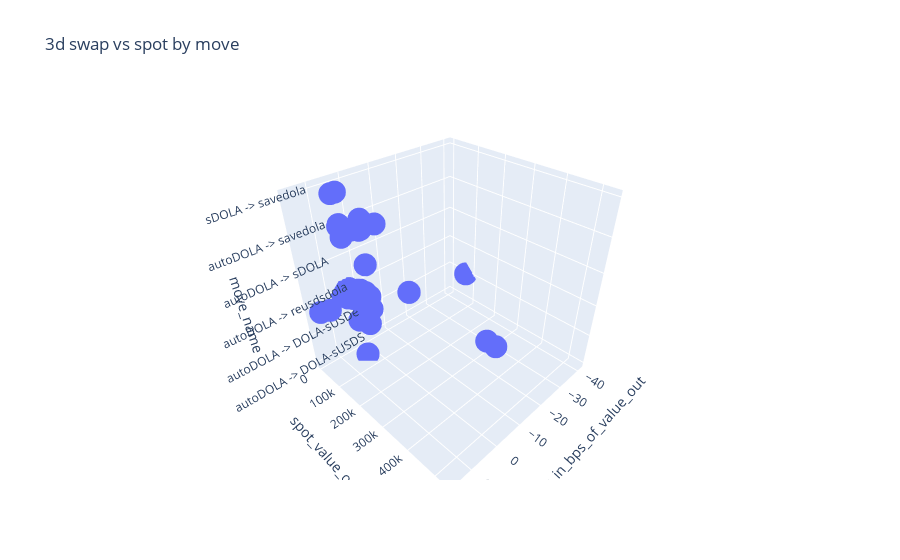

The code cell stored with this chart in its notebook:
### Code cell
import streamlit as st
import plotly.express as px

# map move_name to numeric codes so z-axis can be categorical
df["move_code"] = df["move_name"].astype("category").cat.codes
cats = list(df["move_name"].astype("category").cat.categories)

fig = px.scatter_3d(
    df,
    x="swap_cost_in_bps_of_value_out",
    y="spot_value_out",
    z="move_code",
    hover_data=["move_name"],
    title="3d swap vs spot by move",
)

fig.update_layout(
    scene=dict(
        xaxis_title="swap_cost_in_bps_of_value_out",
        yaxis_title="spot_value_out",
        zaxis=dict(title="move_name", tickmode="array", tickvals=list(range(len(cats))), ticktext=cats),
    )
)

# st.plotly_chart(fig, use_container_width=True)
fig.show()

### Figure 1 — Plotly figure (JSON) as saved in the notebook; plotly's stock layout.template omitted (floating-point values rounded to 4 significant figures)
{"data": [{"customdata": [["autoDOLA -> reusdsdola"], ["autoDOLA -> reusdsdola"], ["autoDOLA -> reusdsdola"], ["autoDOLA -> reusdsdola"], ["autoDOLA -> reusdsdola"], ["autoDOLA -> sDOLA"], ["autoDOLA -> sDOLA"], ["autoDOLA -> reusdsdola"], ["autoDOLA -> reusdsdola"], ["autoDOLA -> sDOLA"], ["autoDOLA -> reusdsdola"], ["autoDOLA -> reusdsdola"], ["autoDOLA -> reusdsdola"], ["autoDOLA -> reusdsdola"], ["autoDOLA -> reusdsdola"], ["autoDOLA -> savedola"], ["autoDOLA -> reusdsdola"], ["autoDOLA -> savedola"], ["autoDOLA -> savedola"], ["autoDOLA -> sDOLA"], ["autoDOLA -> reusdsdola"], ["autoDOLA -> reusdsdola"], ["autoDOLA -> reusdsdola"], ["autoDOLA -> savedola"], ["autoDOLA -> savedola"], ["autoDOLA -> savedola"], ["autoDOLA -> savedola"], ["autoDOLA -> reusdsdola"], ["autoDOLA -> sDOLA"], ["autoDOLA -> DOLA-sUSDe"], ["autoDOLA -> reusdsdola"], ["autoDOLA -> reusdsdola"], ["autoDOLA -> reusdsdola"], ["autoDOLA -> DOLA-sUSDe"], ["autoDOLA -> savedola"], ["autoDOLA -> reusdsdola"], ["autoDOLA -> DOLA-sUSDS"], ["autoDOLA -> savedola"], ["sDOLA -> savedola"], ["sDOLA -> savedola"], ["autoDOLA -> reusdsdola"], ["autoDOLA -> reusdsdola"], ["autoDOLA -> DOLA-sUSDe"], ["autoDOLA -> reusdsdola"], ["autoDOLA -> savedola"], ["autoDOLA -> DOLA-sUSDe"]], "hovertemplate": "swap_cost_in_bps_of_value_out=%{x}<br>spot_value_out=%{y}<br>move_code=%{z}<br>move_name=%{customdata[0]}<extra></extra>", "legendgroup": "", "marker": {"color": "#636efa", "symbol": "circle"}, "mode": "markers", "name": "", "scene": "scene", "showlegend": false, "type": "scatter3d", "x": [5.986, 4.617, 3.279, 5.744, 15.94, 1.5, 1.5, 13.42, 0.9279, 1.5, 5.431, 6.329, 5.173, 4.492, 3.386, 3.712, 4.847, 2.324, -3.006, 1.5, 3.637, 1.28, 2.766, 7.823, 2.252, 3.248, 1.764, 4.123, 1.5, -41.06, 3.878, 4.817, 2.073, 1.311, 4.954, 4.199, 3.74, 4.252, 6.214, 7.527, 1.842, 4.793, 2.624, 1.284, -1.806, 0.1833], "y": [260.7, 250, 250, 20000, 40000, 507600.0, 253800.0, 50000.0, 50000.0, 254700.0, 48260.0, 36190.0, 35780.0, 125000, 56420.0, 60000, 60000, 60000, 75000, 532700.0, 75000, 75000, 75000, 75000, 75000, 60000, 75000, 75000, 75000, 75000, 66390.0, 60000, 60000, 60000, 19490.0, 53090.0, 60880.0, 11900.0, 50000.0, 50000.0, 25000.0, 25000.0, 25000.0, 29940.0, 25000.0, 25000.0], "z": [2, 2, 2, 2, 2, 3, 3, 2, 2, 3, 2, 2, 2, 2, 2, 4, 2, 4, 4, 3, 2, 2, 2, 4, 4, 4, 4, 2, 3, 1, 2, 2, 2, 1, 4, 2, 0, 4, 5, 5, 2, 2, 1, 2, 4, 1]}], "layout": {"legend": {"tracegroupgap": 0}, "scene": {"domain": {"x": [0, 1], "y": [0, 1]}, "xaxis": {"title": {"text": "swap_cost_in_bps_of_value_out"}}, "yaxis": {"title": {"text": "spot_value_out"}}, "zaxis": {"tickmode": "array", "ticktext": ["autoDOLA -> DOLA-sUSDS", "autoDOLA -> DOLA-sUSDe", "autoDOLA -> reusdsdola", "autoDOLA -> sDOLA", "autoDOLA -> savedola", "sDOLA -> savedola"], "tickvals": [0, 1, 2, 3, 4, 5], "title": {"text": "move_name"}}}, "title": {"text": "3d swap vs spot by move"}}}
